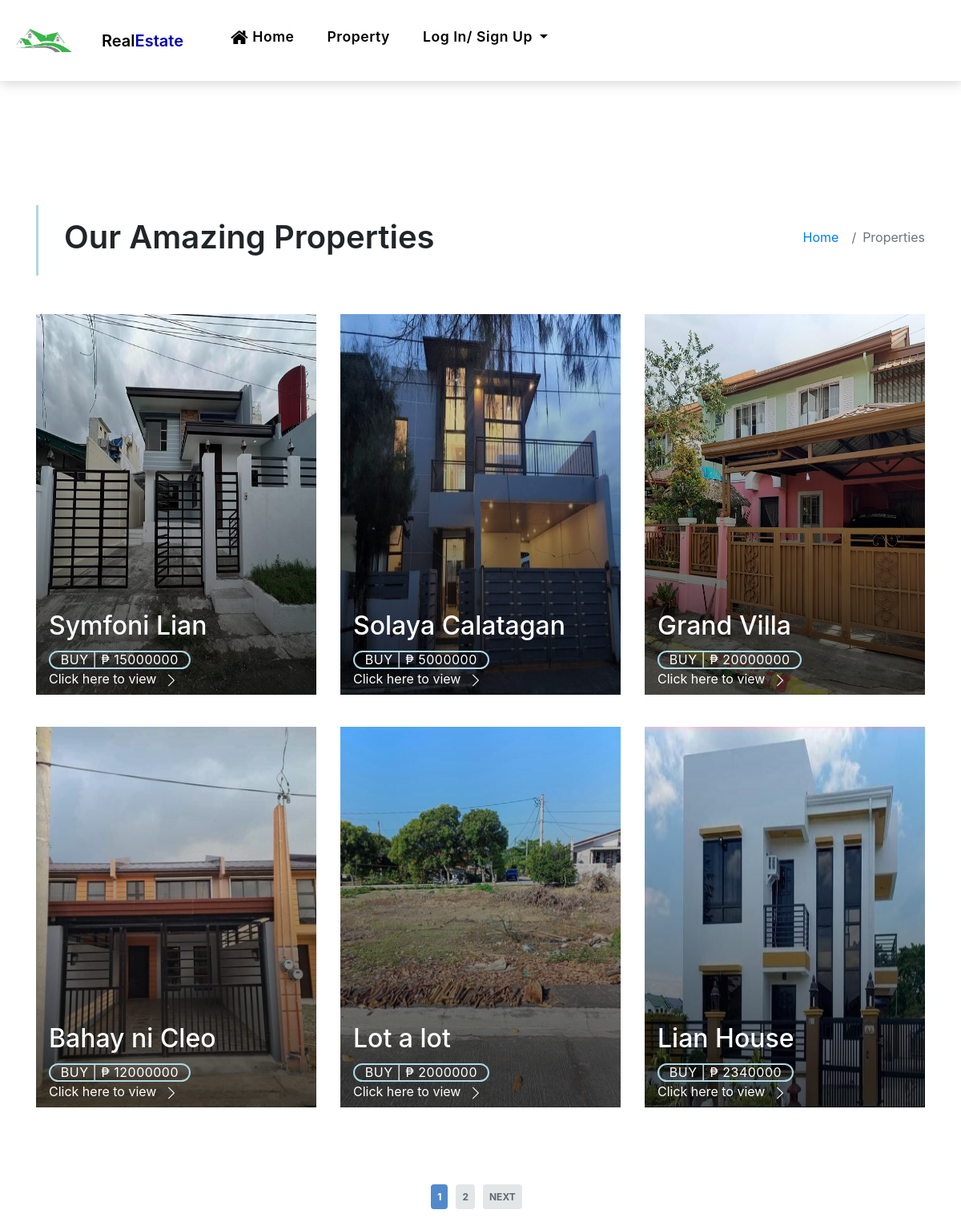
Before: /property-grid.php with the older database file.
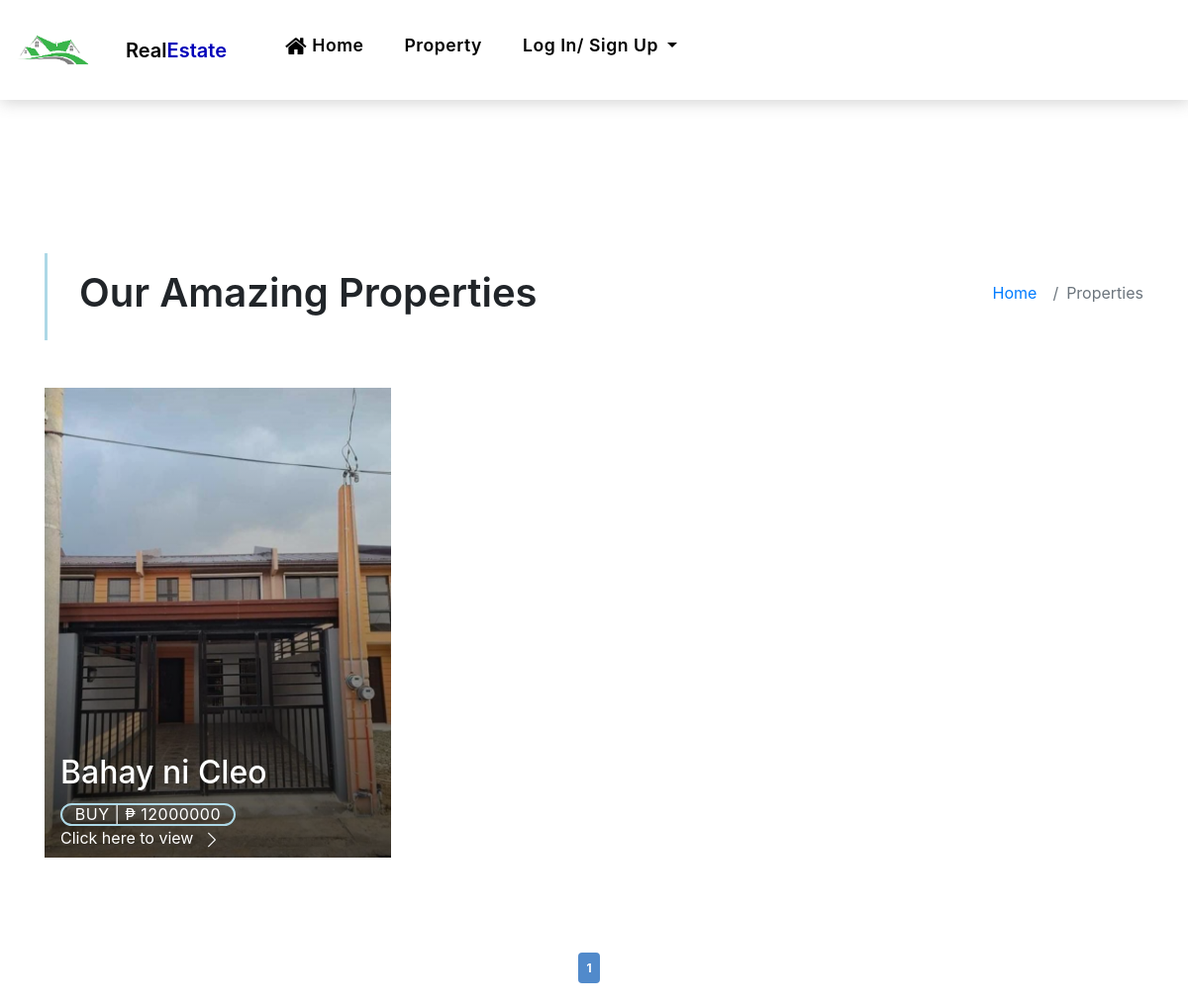
After: the same page with the newer database file.
### tables this page shows
CREATE TABLE `seller_property` (
  `id` varchar(150) NOT NULL,
  `title` varchar(150) NOT NULL,
  `more_info` text NOT NULL,
  `price` float NOT NULL,
  `sqm` float NOT NULL,
  `type` varchar(50) NOT NULL,
  `approved` varchar(5) NOT NULL,
  `status` varchar(10) NOT NULL,
  `seller_id` int(11) NOT NULL,
  `latitude` varchar(150) NOT NULL,
  `longitude` varchar(150) NOT NULL,
  `location` varchar(150) NOT NULL,
  `bedroom` int(11) NOT NULL,
  `garages` int(11) NOT NULL,
  `cr` int(11) NOT NULL,
  `image` text NOT NULL,
  `date` date NOT NULL,
  `floor_sqm` float NOT NULL
);

### property-grid.php (the view, shortened to what this page needs)
<?php include 'header.php';
global $con;
$total_pages = $con->query("SELECT * FROM `seller_property` WHERE approved = 'Yes' AND status = 'For Sale'")->num_rows;
$page = isset($_GET['page']) && is_numeric($_GET['page']) ? $_GET['page'] : 1;
$num_results_on_page = 6;
if ($stmt = $con->prepare("SELECT * FROM seller_property WHERE approved = 'Yes' AND status = 'For Sale' ORDER BY id LIMIT ?,?")) {
    $calc_page = ($page - 1) * $num_results_on_page;
    $stmt->bind_param('ii', $calc_page, $num_results_on_page);
    $stmt->execute();
    $result = $stmt->get_result();
?>
<body>
    <main id="main">
        <section class="intro-single">
            <div class="container">
                <div class="row">
                    <div class="col-md-12 col-lg-8">
                        <div class="title-single-box">
                            <h1 class="title-single">Our Amazing Properties</h1>
                        </div>
                    </div>
                    <div class="col-md-12 col-lg-4">
                        <nav aria-label="breadcrumb" class="breadcrumb-box d-flex justify-content-lg-end">
                            <ol class="breadcrumb">
                                <li class="breadcrumb-item">
                                    <a href="index.php">Home</a>
                                </li>
                                <li class="breadcrumb-item active" aria-curbuy="page">
                                    Properties
                                </li>
                            </ol>
                        </nav>
                    </div>
                </div>
            </div>
        </section>
        <section class="property-grid grid">
            <div class="container">
                <div class="row">
                    <?php while ($row = $result->fetch_assoc()): ?>
                    <div class="col-md-4">
                        <div class="card-box-a card-shadow">
                            <div class="img-box-a">
                                <?php echo '<img src="uploads/'.$row["image"].'" alt="" class="img-a img-fluid">'; ?>
                            </div>
                            <div class="card-overlay">
                                <div class="card-overlay-a-content">
                                    <div class="card-header-a">
                                        <h2 class="card-title-a">
                                            <a href="#"> <?php echo $row['title']; ?></a>
                                        </h2>
                                    </div>
                                    <div class="card-body-a">
                                        <div class="price-box d-flex">
                                            <span class="price-a">buy | ₱ <?php echo $row['price']; ?></span>
                                        </div>
                                        <?php
                                            echo '<a href="property-single.php?id='.$row["id"].'" class="link-a">Click here
                                            to view
                                            <span class="bi bi-chevron-right"></span>
                                        </a>';
                                            ?>
                                    </div>
                                </div>
                            </div>
                        </div>
                    </div>
                    <?php endwhile; ?>
                </div>
            </div>
        </section>
        <br><br>
        <div class="pagination-container">
            <?php if (ceil($total_pages / $num_results_on_page) > 0): ?>
            <ul class="pagination">
                <li class="currentpage"><a href="property-grid.php?page=<?php echo $page ?>"><?php echo $page ?></a>
                </li>
                <?php if ($page+1 < ceil($total_pages / $num_results_on_page)+1): ?><li class="page"><a
                        href="property-grid.php?page=<?php echo $page+1 ?>"><?php echo $page+1 ?></a></li>
                <?php endif; ?>
                <?php if ($page < ceil($total_pages / $num_results_on_page)): ?>
                <li class="next"><a href="property-grid.php?page=<?php echo $page+1 ?>">Next</a></li>
                <?php endif; ?>
            </ul>
            <?php endif; ?>
        </div>
    </main>
    <?php include 'footer.php'; ?>
</body>
</html>
<?php
}
?>

Changed rows visible on the page:
no longer on this page (row edited): seller_property: image (picture), title "Symfoni Lian", price "15000000"
no longer on this page (row edited): seller_property: image (picture), title "Solaya Calatagan", price "5000000"
no longer on this page (row edited): seller_property: image (picture), title "Grand Villa", price "20000000"
no longer on this page (row edited): seller_property: image (picture), title "Lot a lot", price "2000000"
no longer on this page (row edited): seller_property: image (picture), title "Lian House", price "2340000"
Other visible differences:
$page+1: "2" → (not shown)
text no longer shown: "NEXT"
